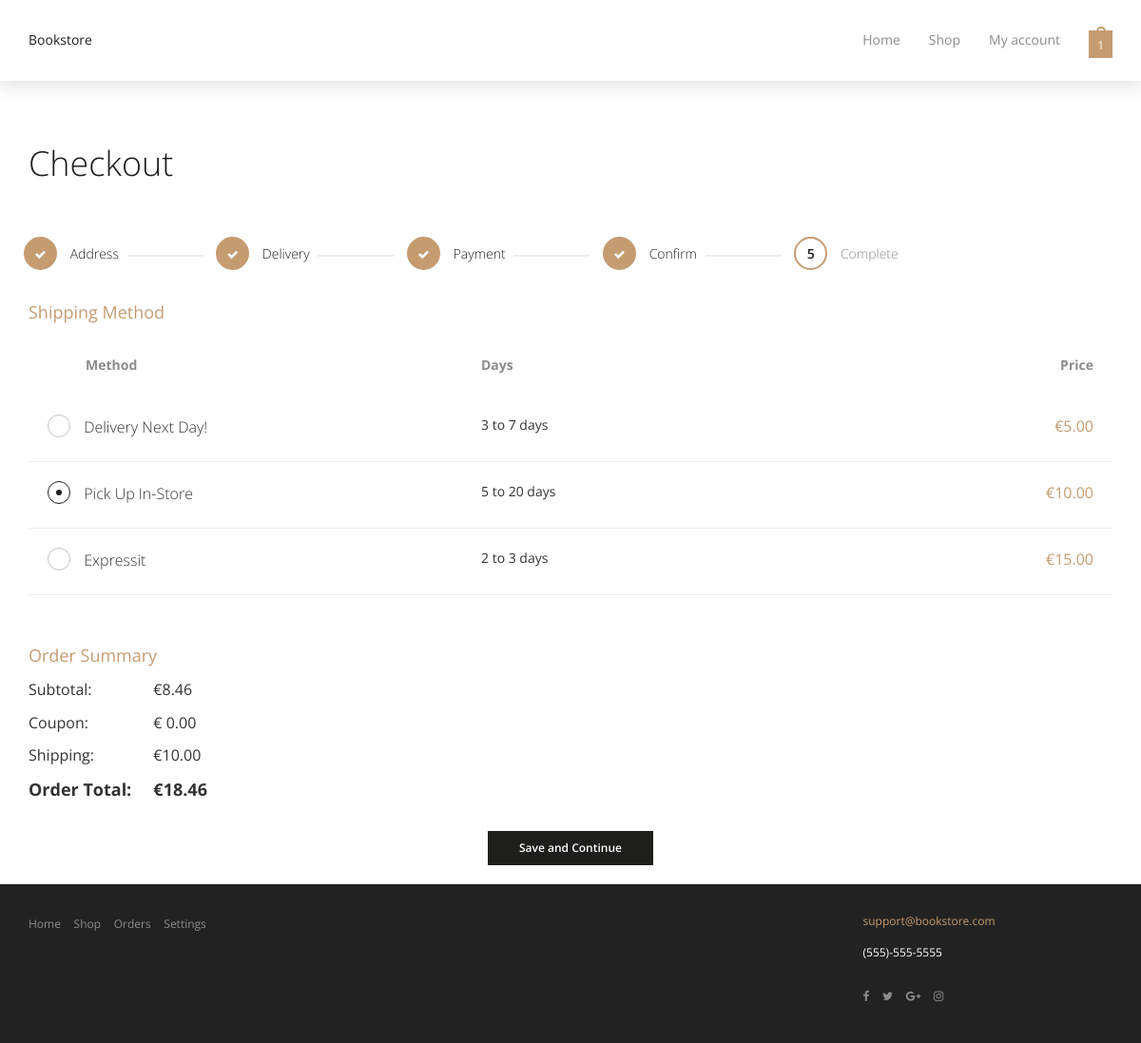
/checkout/delivery/ (signed in), run on the app's committed database.
### shop/models.py (models this page shows, shortened)
class ShippingMethod(models.Model):
    name = models.CharField(max_length=120)
    delivery_time = models.CharField(max_length=100)
    price = models.DecimalField(max_digits=10, decimal_places=2, validators=[MinValueValidator(0)])
    is_active = models.BooleanField(default=True)
    sort_order = models.PositiveSmallIntegerField(default=0)
    class Meta:
        ordering = ["sort_order", "price", "name"]

class Order(models.Model):
    class Status(models.TextChoices):
        CART        = 'cart',        'Cart'
        IN_PROGRESS = 'in_progress', 'In Progress'
        WAITING     = 'waiting',     'Waiting for processing'
        IN_DELIVERY = 'in_delivery', 'In Delivery'
        DELIVERED   = 'delivered',   'Delivered'
        CANCELED    = 'canceled',    'Canceled'
    user = models.ForeignKey(settings.AUTH_USER_MODEL, on_delete=models.PROTECT, related_name='orders')
    status = models.CharField(max_length=20, choices=Status.choices, default=Status.CART)
    shipping_method = models.ForeignKey(
        ShippingMethod, on_delete=models.SET_NULL, null=True, blank=True, related_name="orders"
    )
    shipping_price = models.DecimalField(
        max_digits=10, decimal_places=2, validators=[MinValueValidator(0)],
        null=True, blank=True
    )
    coupon = models.ForeignKey(Coupon, null=True, blank=True, on_delete=models.SET_NULL,related_name="orders")
    discount_amount = models.DecimalField(
        max_digits=12, decimal_places=2,
        null=True, blank=True,
        default=0,
    )
    created_at = models.DateTimeField(auto_now_add=True)
    updated_at = models.DateTimeField(auto_now=True)
    ordered_at = models.DateTimeField(null=True, blank=True)
    total_amount = models.DecimalField(max_digits=12, decimal_places=2, validators=[MinValueValidator(0)], null=True, blank=True,)

### shop/views.py (the view)
# urls.py: path("checkout/delivery/", views.checkout_delivery, name="checkout_delivery"),
@login_required
def checkout_delivery(request):
    cart = Order.objects.filter(user=request.user, status=Order.Status.CART).first()
    if not cart or not cart.items.exists():
        return redirect("cart")
    missing = checkout_missing_steps(cart)
    if "address" in missing:
        return redirect("checkout_address")
    subtotal = Decimal("0.00")
    for item in cart.items.select_related("book"):
        unit_price = item.unit_price or item.book.price
        subtotal += (unit_price * item.quantity)
    subtotal = subtotal.quantize(Decimal("0.01"), rounding=ROUND_HALF_UP)
    if request.method == "POST":
        form = CheckoutDeliveryForm(request.POST)
        if form.is_valid():
            method = form.cleaned_data["shipping_method"]
            with transaction.atomic():
                cart.shipping_method = method
                cart.shipping_price = method.price
                cart.save(update_fields=["shipping_method", "shipping_price", "updated_at"])
            next_step = request.POST.get("next") or request.GET.get("next")
            if next_step == "confirm":
                return redirect("checkout_confirm")
            return redirect("checkout_payment")
    else:
        form = CheckoutDeliveryForm(initial={
            "shipping_method": cart.shipping_method_id
        } if cart.shipping_method_id else None)
    methods = form.fields["shipping_method"].queryset
    shipping_price = cart.shipping_price or Decimal("0.00")
    discount = Decimal("0.00")
    if cart.coupon:
        discount = calculate_coupon_discount(cart, cart.coupon)
    total = subtotal - discount + shipping_price
    progress = checkout_progress(cart)
    return render(request, "order/checkout_delivery.html", {
        "form": form,
        "methods": methods,
        "subtotal": subtotal,
        "discount": discount,
        "shipping_price": shipping_price,
        "total": total,
        "step": 2,
        **progress,
    })

### shop/context_processors.py (called while the page is built)
def categories(request):
    return {
        "menu_categories": Category.objects.order_by("name")
    }

def cart_quantity(request):
    if request.user.is_authenticated:
        cart = Order.objects.filter(
            user=request.user,
            status=Order.Status.CART
        ).first()
        if not cart:
            return {"cart_quantity": 0}
        total_qty = cart.items.aggregate(
            total=Sum("quantity")
        )["total"] or 0
        return {"cart_quantity": total_qty}
    cart = request.session.get("cart", {})
    return {
        "cart_quantity": sum(item["quantity"] for item in cart.values())
    }

### shop/views.py (called while the page is built)
def checkout_missing_steps(cart: Order) -> list[str]:
    missing = []
    if not getattr(cart, "address", None):
        missing.append("address")
    if not cart.shipping_method_id or cart.shipping_price is None:
        missing.append("delivery")
    payment = getattr(cart, "payment", None)
    if not payment or not payment.card_last4 or not payment.expiry:
        missing.append("payment")
    return missing

def checkout_progress(cart):
    has_address = bool(getattr(cart, "address", None))
    has_delivery = bool(cart.shipping_method_id and cart.shipping_price is not None)
    payment = getattr(cart, "payment", None)
    has_payment = bool(payment and payment.card_last4 and payment.expiry)
    has_confirm = has_address and has_delivery and has_payment
    return {
        "has_address": has_address,
        "has_delivery": has_delivery,
        "has_payment": has_payment,
        "has_confirm": has_confirm,
    }

### shop/templates/order/checkout_delivery.html (shortened to what this page needs)
{% extends "base.html" %}
{% block content %}
<h1 class="general-title-margin">Checkout</h1>
{% include "order/_checkout_steps.html" %}
<h3 class="general-subtitle">Shipping Method</h3>
<form method="post" action="{% url 'checkout_delivery' %}" novalidate>
    <div class="hidden-xs mb-res-50">
        <table class="table table-hover">
            <thead>
                <tr>
                    <th class="col-method">
                        <span class="in-grey-600 ml-40">Method</span>
                    </th>
                    <th>
                        <span class="in-grey-600">Days</span>
                    </th>
                    <th>
                        <span class="in-grey-600">Price</span>
                    </th>
                </tr>
            </thead>
            <tbody>
                {% for m in methods %}
                  <tr>
                    <td>
                      <div class="form-group radio mt-0 mb-0 {% if form.shipping_method.errors %}has-error{% endif %}">
                        <label class="radio-label">
                          <span class="radio-icon"></span>
                          <span class="radio-text">{{ m.name }}</span>
                        </label>
                      </div>
                    </td>
                    <td>
                      <span>{{ m.delivery_time }}</span>
                    </td>
                    <td>
                      <span class="font-16 in-gold-500">€{{ m.price }}</span>
                    </td>
                  </tr>
                {% endfor %}
              </tbody>
        </table>
    </div>
    <div class="general-text-align">
        <p class="in-gold-500 font-18">Order Summary</p>
        <table class="general-summary-table">
            <tr>
                <td>
                    <p class="font-16">Subtotal:</p>
                </td>
                <td>
                    <p class="font-16">€<span id="subtotal-value">{{ subtotal }}</span></p>
                </td>
            </tr>
            <tr>
                <td>
                    <p class="font-16">Coupon:</p>
                </td>
                <td>
                    <p class="font-16">
                      {% if discount > 0 %}
                        € -
                      {% else %}
                        €
                      {% endif %}
                      <span id="coupon-value">{{ discount }}</span>
                    </p>
                </td>
            </tr>
            <tr>
                <td>
                    <p class="font-16">Shipping:</p>
                </td>
                <td>
                    <p class="font-16">€<span id="shipping-value">{{ shipping_price }}</span></p>
                </td>
            </tr>
            <tr>
                <td>
                    <strong class="font-18">Order Total:</strong>
                </td>
                <td>
                    <strong class="font-18">€<span id="total-value">{{ total }}</span></strong>
                </td>
            </tr>
        </table>
    </div>
    <div class="text-center">
        <button class="btn btn-default mb-20" type="submit">Save and Continue</button>
    </div>
</form>
{% endblock %}

### data on the page
ShippingMethod: name "Delivery Next Day!", delivery_time "3 to 7 days", price "5.00"
ShippingMethod: name "Pick Up In-Store", delivery_time "5 to 20 days", price "10.00"
ShippingMethod: name "Expressit", delivery_time "2 to 3 days", price "15.00"
Order: shipping_price "10.00"

### other printed values
{{ subtotal }} "8.46"
{{ discount }} "0.00"
{{ total }} "18.46"
